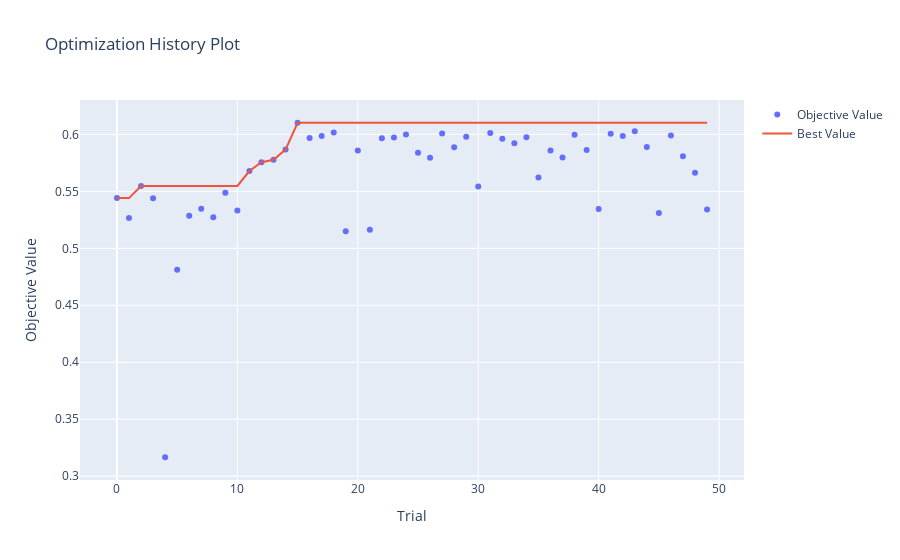

Notebook source saved alongside this figure:
### Code cell
optuna.visualization.plot_optimization_history(study).show()

### Figure 1 — Plotly figure (JSON) as saved in the notebook; plotly's stock layout.template omitted (floating-point values rounded to 4 significant figures)
{"data": [{"mode": "markers", "name": "Objective Value", "type": "scatter", "x": [0, 1, 2, 3, 4, 5, 6, 7, 8, 9, 10, 11, 12, 13, 14, 15, 16, 17, 18, 19, 20, 21, 22, 23, 24, 25, 26, 27, 28, 29, 30, 31, 32, 33, 34, 35, 36, 37, 38, 39, 40, 41, 42, 43, 44, 45, 46, 47, 48, 49], "y": [0.5441, 0.5267, 0.5548, 0.5439, 0.3166, 0.4813, 0.5287, 0.5347, 0.5272, 0.5487, 0.5332, 0.5679, 0.5755, 0.5777, 0.5866, 0.6102, 0.5968, 0.5985, 0.6016, 0.515, 0.5858, 0.5163, 0.5966, 0.5974, 0.5999, 0.584, 0.5796, 0.6008, 0.5888, 0.598, 0.5542, 0.6012, 0.5963, 0.5922, 0.5974, 0.5621, 0.5859, 0.5798, 0.5998, 0.5863, 0.5344, 0.6006, 0.5986, 0.6028, 0.589, 0.5309, 0.599, 0.5808, 0.5664, 0.5341]}, {"mode": "lines", "name": "Best Value", "type": "scatter", "x": [0, 1, 2, 3, 4, 5, 6, 7, 8, 9, 10, 11, 12, 13, 14, 15, 16, 17, 18, 19, 20, 21, 22, 23, 24, 25, 26, 27, 28, 29, 30, 31, 32, 33, 34, 35, 36, 37, 38, 39, 40, 41, 42, 43, 44, 45, 46, 47, 48, 49], "y": [0.5441, 0.5441, 0.5548, 0.5548, 0.5548, 0.5548, 0.5548, 0.5548, 0.5548, 0.5548, 0.5548, 0.5679, 0.5755, 0.5777, 0.5866, 0.6102, 0.6102, 0.6102, 0.6102, 0.6102, 0.6102, 0.6102, 0.6102, 0.6102, 0.6102, 0.6102, 0.6102, 0.6102, 0.6102, 0.6102, 0.6102, 0.6102, 0.6102, 0.6102, 0.6102, 0.6102, 0.6102, 0.6102, 0.6102, 0.6102, 0.6102, 0.6102, 0.6102, 0.6102, 0.6102, 0.6102, 0.6102, 0.6102, 0.6102, 0.6102]}, {"marker": {"color": "#cccccc"}, "mode": "markers", "name": "Infeasible Trial", "showlegend": false, "type": "scatter", "x": [], "y": []}], "layout": {"autosize": true, "title": {"text": "Optimization History Plot"}, "xaxis": {"autorange": true, "range": [-2.99, 51.99], "title": {"text": "Trial"}, "type": "linear"}, "yaxis": {"autorange": true, "range": [0.2924, 0.6345], "title": {"text": "Objective Value"}, "type": "linear"}}}
